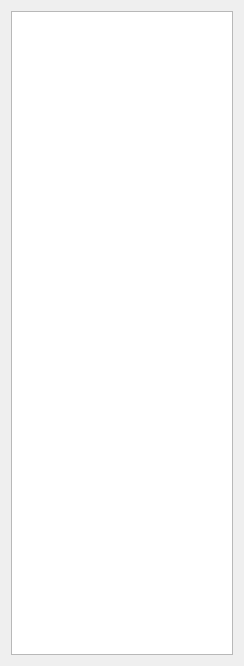
<?xml version="1.0" encoding="UTF-8"?>
<ui version="4.0">
 <class>ModelTreeWidget</class>
 <widget class="QWidget" name="ModelTreeWidget">
  <property name="geometry">
   <rect>
    <x>0</x>
    <y>0</y>
    <width>244</width>
    <height>666</height>
   </rect>
  </property>
  <property name="windowTitle">
   <string>Form</string>
  </property>
  <layout class="QHBoxLayout" name="horizontalLayout_2">
   <item>
    <widget class="QTreeWidget" name="treeWidget">
     <attribute name="headerVisible">
      <bool>false</bool>
     </attribute>
    </widget>
   </item>
  </layout>
 </widget>
 <resources/>
 <connections/>
</ui>
